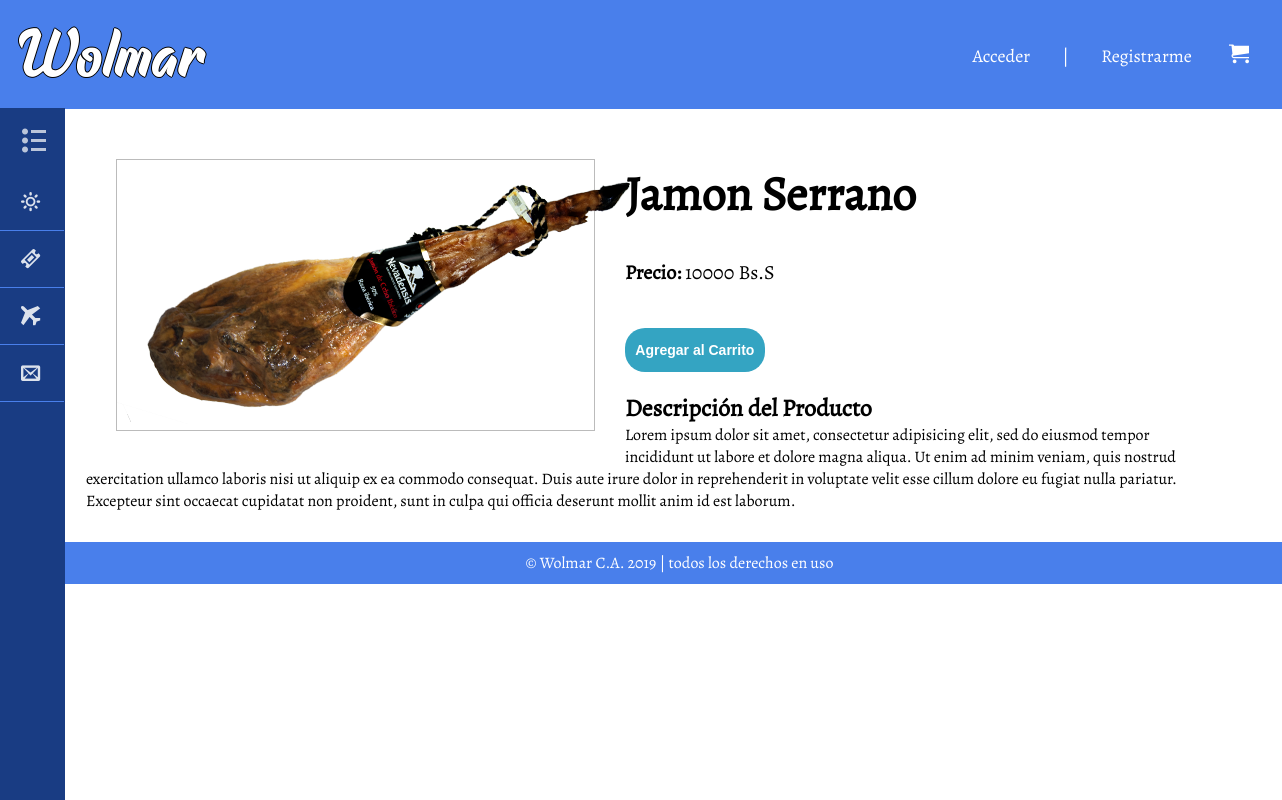
The app's page /detalles.php?id_producto=10, older data.
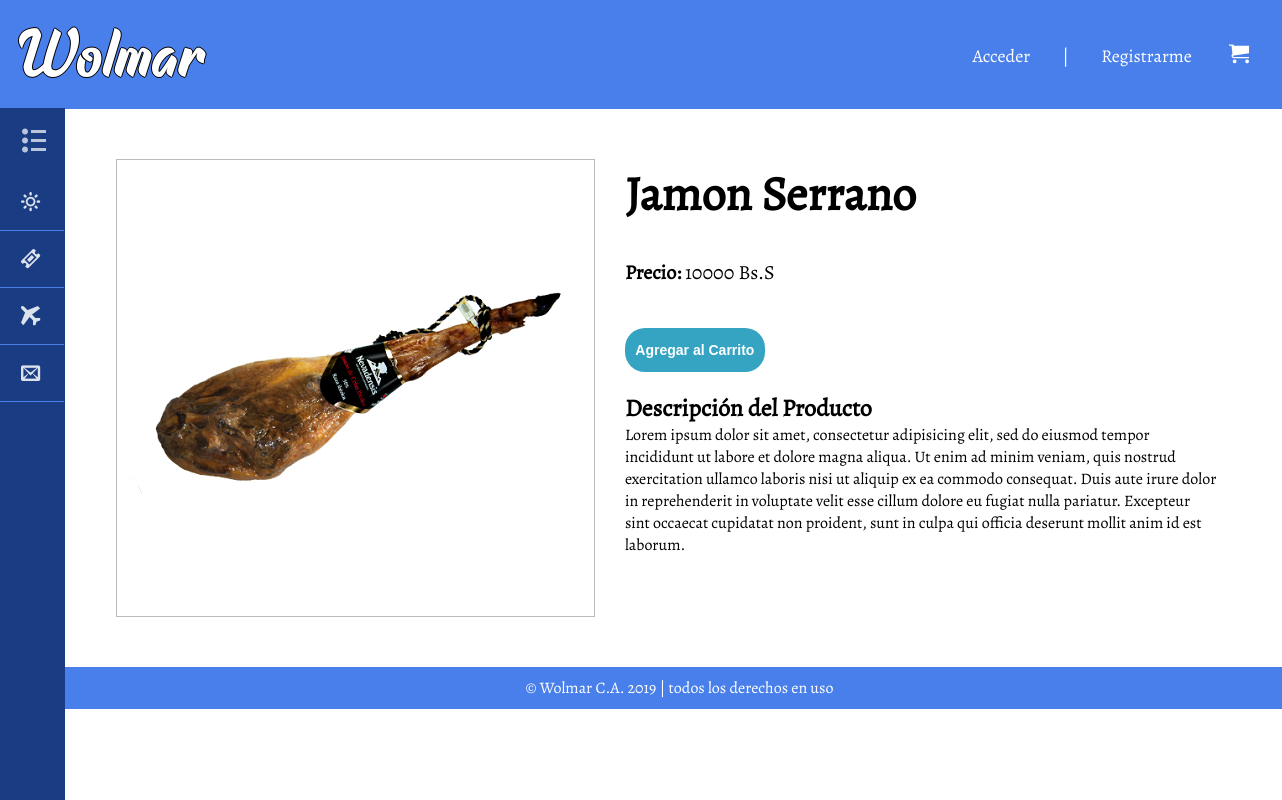
The same page, newer data.
### tables this page shows
CREATE TABLE `producto` (
  `id_producto` int(20) NOT NULL,
  `nombre` varchar(50) NOT NULL,
  `tipo` varchar(20) NOT NULL,
  `imagen` varchar(100) NOT NULL,
  `precio` float NOT NULL,
  `cantidad` int(10) NOT NULL
);

### detalles.php (the view, shortened to what this page needs)
<?php
include 'connect.php';
$numero_id = $_GET['id_producto'];
?>
<!DOCTYPE html>
<html lang="es">
<head>
	<link rel="stylesheet" type="text/css" href="css/detalles.css">
	<link rel="stylesheet" type="text/css" href="css/fonts.css">
</head>
<body>
	<header>
		<h1 class="home"><a href="index.php">Wolmar</a></h1>
		<ul class="menuP">
            <?php if (isset($_SESSION['usuario'])): ?>
            <li><span class="icon-user"></span><?php echo $_SESSION['usuario']?></li>
            <li>|</li>
            <li><a href ="desconexion.php"><span class="icon-exit"></span>Cerrar Sesion<?php ?></a></li>
			<li>|</li>
            <li id="carrito"><a href="#" class="icon-cart"></a></li>
            <?php else: ?>
            <li><a href="login.html">Acceder</a></li>
			<li>|</li>
			<li><a href="Registro.html">Registrarme</a></li>
            <li id="carrito"><a href="#" class="icon-cart"></a></li>
            <?php endif; ?>
		</ul>
		<nav>
				<div class="menu-bar">
					<h2><span class="icon-list2"></span>MENÚ</h2>
				</div>
			<ul class="menu">
				<li class="supermercado">
					<a href="#"><span class="icon-sun"></span>Supermercado<span class="icon-circle-down"></span></a>
				</li>
				<li>
					<a href="#"><span class="icon-ticket"></span>Ofertas</a>
				</li>
				<li>
					<a href="#"><span class="icon-airplane"></span>Importado</a>
				</li>
				<li>
					<a href="contacto.php"><span class="icon-envelop"></span>Contáctanos</a>
				</li>
			</ul>
		</nav>
	</header>
	<section class="main">
	<div class="contenido">
	    <?php
	        $consulta = mysqli_query($conexion,"SELECT * from producto WHERE id_producto = '$numero_id'");
			$atributo = mysqli_fetch_array($consulta);
	   		$imagen = $atributo ['imagen'];
	   		$nombre = $atributo ['nombre'];
		    $precio = $atributo ['precio'];
		    		echo "<div class= 'producto'>
						<img src='$imagen'>
						</div><br>
						<h3>$nombre</h3><br>
						<p class='precio'><strong>Precio: </strong>$precio Bs.S</p><br>";
		?>
		<div id="btn-agg-carrito">
			<input type="submit" name="Agregar" value="Agregar al Carrito">
		</div>
		<h4>Descripción del Producto</h4>
		<p>Lorem ipsum dolor sit amet, consectetur adipisicing elit, sed do eiusmod
		tempor incididunt ut labore et dolore magna aliqua. Ut enim ad minim veniam,
		quis nostrud exercitation ullamco laboris nisi ut aliquip ex ea commodo
		consequat. Duis aute irure dolor in reprehenderit in voluptate velit esse
		cillum dolore eu fugiat nulla pariatur. Excepteur sint occaecat cupidatat non
		proident, sunt in culpa qui officia deserunt mollit anim id est laborum.</p>
	</div>
	</section>
	<footer>
		<p>© Wolmar C.A. 2019 | todos los derechos en uso</p>
	</footer>
</body>
</html>

Row changes from the older to the newer data that the page shows:
changed producto "Jamon Serrano": imagen: a different picture
